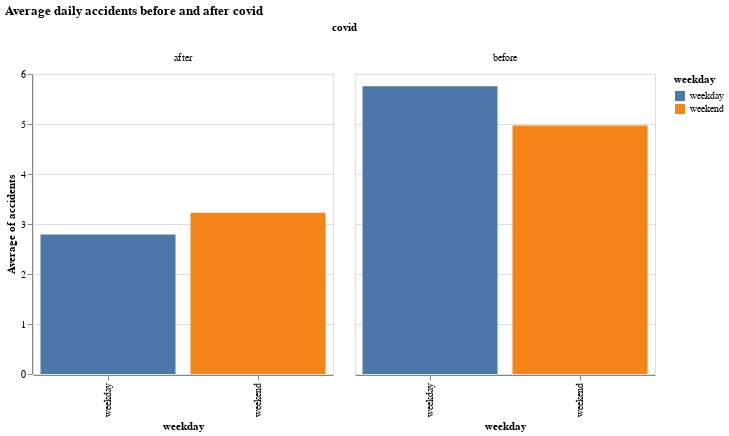

This figure's notebook cell:
### Markdown cell above
We decided to keep the following graph

### Code cell
df['weekday'] = df['weekday'].replace([0,1,2,3,4,5,6],['weekday','weekday','weekday','weekday','weekday','weekend','weekend'])

alt.Chart(df[["covid","weekday","date"]]).mark_bar().transform_aggregate(
    accidents = 'count()',
    groupby=['weekday','date','covid']
).encode(
    x='weekday:N',
    y='average(accidents):Q',
    color='weekday',
    column = "covid:N"
).properties(width=300, title = "Average daily accidents before and after covid")

### Figure 1 — Vega-Lite specification as saved in the notebook (floating-point values rounded to 4 significant figures; data arrays with more than 128 entries replaced by an {"elided": "..."} marker saying what was removed)
{"config": {"view": {"continuousWidth": 300, "continuousHeight": 300}}, "data": {"name": "data-5a2458a9eb51adcc2bed1ce9a99ff4b7"}, "mark": {"type": "bar"}, "encoding": {"color": {"field": "weekday", "type": "nominal"}, "column": {"field": "covid", "type": "nominal"}, "x": {"field": "weekday", "type": "nominal"}, "y": {"aggregate": "average", "field": "accidents", "type": "quantitative"}}, "title": "Average daily accidents before and after covid", "transform": [{"aggregate": [{"op": "count", "as": "accidents"}], "groupby": ["weekday", "date", "covid"]}], "width": 300, "$schema": "https://vega.github.io/schema/vega-lite/v5.15.1.json", "datasets": {"data-5a2458a9eb51adcc2bed1ce9a99ff4b7": {"elided": "1000 records"}}}
